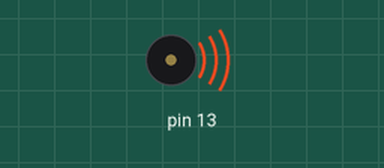
Recording of a sketch running on a simulated Arduino Uno, built with avr-gcc and run on an emulated ATmega328P. Shown: buzzer (waves = sounding).

Above: at 0.2 s.
At 3.7 s:
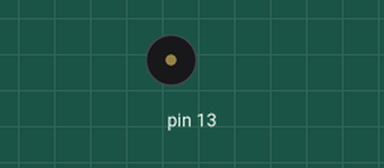
Timing chart, 0 to 6.8 s (numbered marks = the images above):
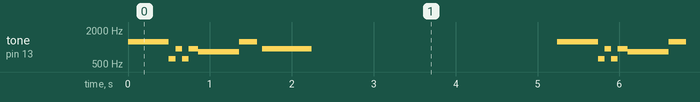

Measured:
- by itself, tone on pin 13: repeats every 5.2 s: 622 Hz 0.08 s, 932 Hz 0.08 s, 622 Hz 0.08 s, 932 Hz 0.12 s, 830 Hz 0.50 s, 1244 Hz 0.22 s, silent 0.06 s, 932 Hz 0.60 s, silent 3.0 s, 1244 Hz 0.50 s

The sketch:

Windows_Theme.ino
```cpp
#define  Eb5 622.25
//
//
//
//
#define Ab5 830.61
//
#define Bb5 932.33
//
//
//
//
#define Eb6 1244.51


void setup() {
  //start serial communication
  Serial.begin(9600);
}

void loop() {

  tone(13, Eb6);
  delay(500);

  tone(13, Eb5);
  delay(80);

  tone(13, Bb5);
  delay(80);

  tone(13, Eb5);
  delay(80);

  tone(13, Bb5);
  delay(120);

  tone(13, Ab5);
  delay(500);

  tone(13, Eb6);
  delay(220);
  noTone(13);
  delay(60);

  tone(13, Bb5);
  delay(600);

  noTone(13);
  delay(3000);


}
```
